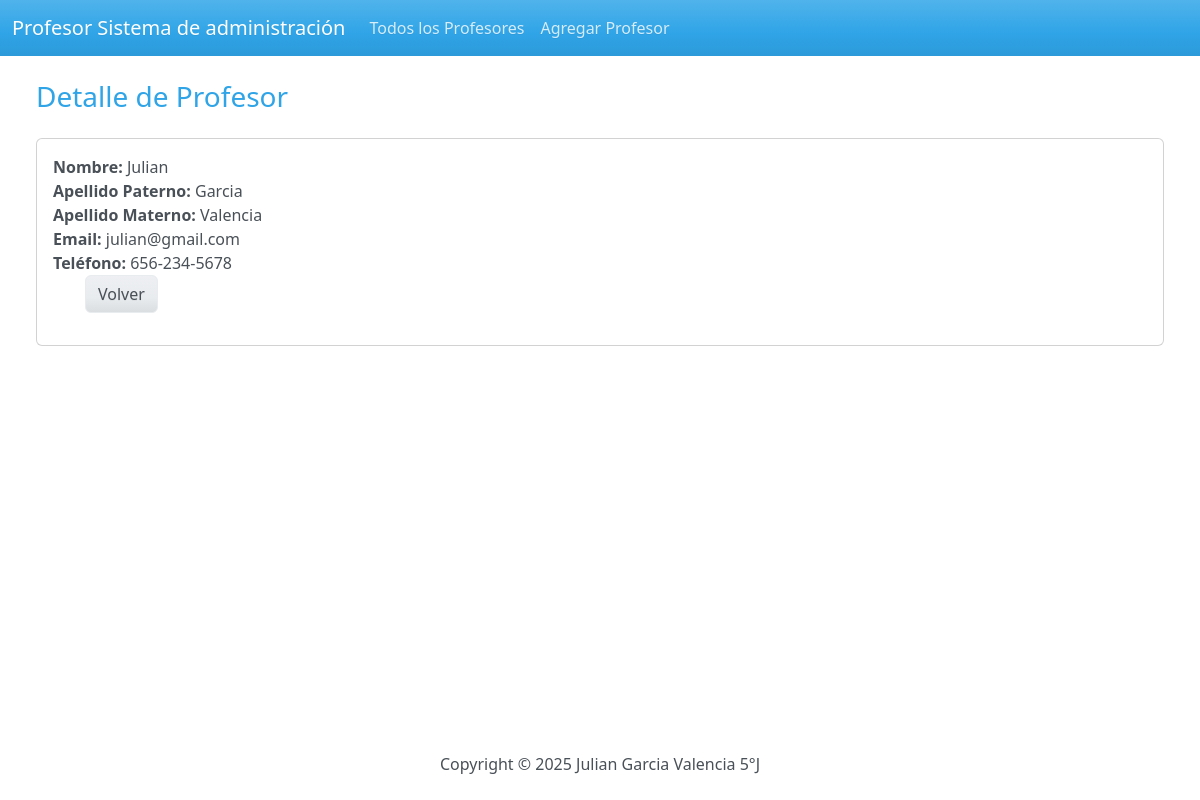
/4, run on the app's committed database.
### profesor/models.py (models this page shows, shortened)
class Profesor(models.Model):
    nombre=models.CharField(max_length=100)
    apellido_pat=models.CharField(max_length=100)
    apellido_mat=models.CharField(max_length=100)
    email=models.EmailField()
    telefono=models.CharField(max_length=12)

### profesor/views.py (the view)
# urls.py: path('<int:id>', views.ver_profesores, name='ver_profesores'),
def ver_profesores(request, id):
    profesor = Profesor.objects.get(pk=id)
    return render(request, 'profesor/ver_profesores.html', {'profesor': profesor})

### profesor/templates/profesor/ver_profesores.html
{% extends 'profesor/base.html' %}
{% block body %}
<h3 class='m-4'>Detalle de Profesor</h3>
<div class='card ms-4 me-4'>
    <div class='card-body'>
        <ul class="list-unstyled">
            <li><strong>Nombre:</strong> {{profesor.nombre}}<li>
            <li><strong>Apellido Paterno:</strong> {{ profesor.apellido_pat }}</li>
            <li><strong>Apellido Materno:</strong> {{ profesor.apellido_mat }}</li>
            <li><strong>Email:</strong> {{ profesor.email }}</li>
            <li><strong>Teléfono:</strong> {{ profesor.telefono }}</li>
        <ul>
        <a href="{% url 'index' %}" class="btn btn-secondary">Volver</a>
    </div>
</div>
{% endblock %}

### data on the page
Profesor: nombre "Julian", apellido_pat "Garcia", apellido_mat "Valencia", email "julian@gmail.com", telefono "656-234-5678"
